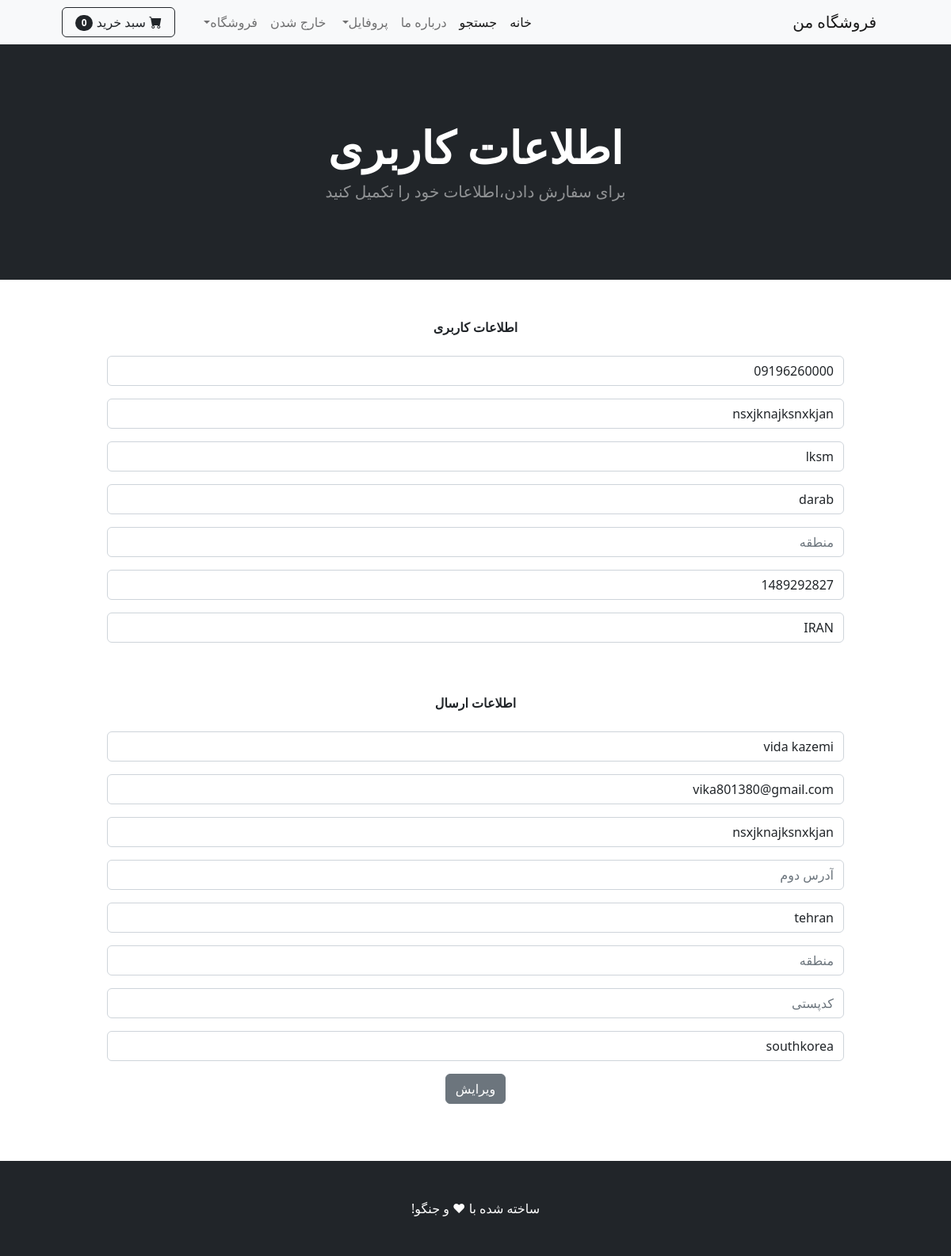
/update_info/ (signed in), run on the app's committed database.
### shop/models.py (models this page shows, shortened)
class Profile(models.Model):
    user = models.OneToOneField(User, on_delete=models.CASCADE)
    date_modified = models.DateTimeField(User, auto_now=True)
    phone = models.CharField(max_length=25, blank=True)
    address1 = models.CharField(max_length=250, blank=True)
    address2 = models.CharField(max_length=250, blank=True)
    city = models.CharField(max_length=25, blank=True)
    state = models.CharField(max_length=25, blank=True)
    zipcode = models.CharField(max_length=25, blank=True)
    country = models.CharField(max_length=25, default='IRAN')
    old_cart = models.CharField(max_length=200, blank=True, null=True)

### payment/models.py (models this page shows, shortened)
class ShippingAddress(models.Model):
    user = models.ForeignKey(User, on_delete=models.CASCADE, null=True, blank=True)
    shipping_full_name = models.CharField(max_length=250)
    shipping_email = models.CharField(max_length=300)
    shipping_phone = models.CharField(max_length=25, blank=True)
    shipping_address1 = models.CharField(max_length=250, blank=True)
    shipping_address2 = models.CharField(max_length=250, blank=True, null=True)
    shipping_city = models.CharField(max_length=25, blank=True)
    shipping_state = models.CharField(max_length=25, blank=True, null=True)
    shipping_zipcode = models.CharField(max_length=25, blank=True, null=True)
    shipping_country = models.CharField(max_length=25, default='IRAN')
    class Meta:
        verbose_name_plural = 'Shipping Address'

### shop/views.py (the view)
# urls.py: path('update_info/', views.update_info, name="update_info"),
def update_info(request):
    if request.user.is_authenticated:
        current_user = Profile.objects.get(user__id=request.user.id)
        shipping_user = ShippingAddress.objects.get(user__id=request.user.id)
        form = UpdateUserInfo(request.POST or None, instance = current_user)
        shipping_form = ShippingForm(request.POST or None, instance = shipping_user)
        if form.is_valid() or shipping_form.is_valid():
            form.save()
            shipping_form.save()
            messages.success(request, 'اطلاعات کاربری شما ویرایش شد')
            return redirect('home')
        return render(request, 'update_info.html',{'form':form, 'shipping_form':shipping_form})
    else:
        messages.success(request, 'ابتدا باید لاگین شوید')
        return redirect('home')

### cart/cart.py (called while the page is built)
    def __len__(self):
        return len(self.cart)

### cart/context_processors.py (called while the page is built)
def cart(request):
    return {'cart':Cart(request)}

### shop/templates/update_info.html (shortened to what this page needs)
{% extends 'base.html' %}
{% block content %}
<header class="bg-dark py-5">
        <div class="container px-4 px-lg-5 my-5">
            <div class="text-center text-white">
                <h1 class="display-4 fw-bolder"> اطلاعات کاربری </h1>
                <p class="lead fw-normal text-white-50 mb-0">  برای سفارش دادن،اطلاعات خود را تکمیل کنید</p>
            </div>
        </div>
 </header>
<br><br>
<div class="container">
    <div class="row">
        <center>
            <div class="col-10">
                <strong>اطلاعات کاربری</strong>
                 <br><br>
                <form method="POST" action="{% url 'update_info' %}">
                         {{ form.as_p }}
                         <br><br>
                         <strong>اطلاعات ارسال</strong>
                         <br><br>
                         {{ shipping_form.as_p }}
                    <button type="submit" class="btn btn-secondary">ویرایش</button>
                    </form>
                    <br>
            </div>
        </center>
    </div>
</div>
<br><br>
{% endblock %}

### data on the page
Profile: phone "09196260000", address1 "nsxjknajksnxkjan", address2 "lksm", city "darab", zipcode "1489292827", country "IRAN"
ShippingAddress: shipping_full_name "vida kazemi", shipping_email "vika801380@gmail.com", shipping_address1 "nsxjknajksnxkjan", shipping_city "tehran", shipping_country "southkorea"

### other printed values
{{ cart|length }} "0"
